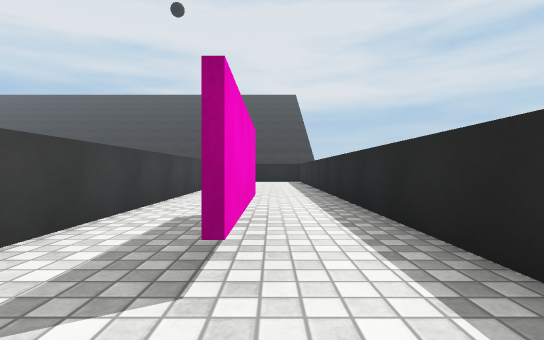
View 1 (above)

20 first-person views from a walk through a scene from a Unity 3-D project. The camera is 0.65 m above the floor, looks level and sees 85° across. The floor is counted in squares, 1 m on a side. Each view is taken from the middle of a square. On the plan, view 1 faces up. The plan holds only what a view shows up to about 9 squares ahead; the rest is blank. The place goes on beyond the plan. The player is left out. Surface patterns are stand-ins for the level's own textures.

View 2
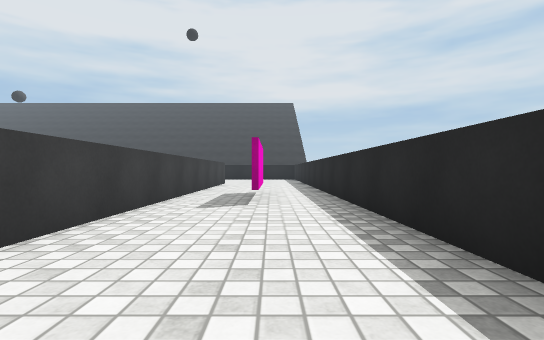

View 3
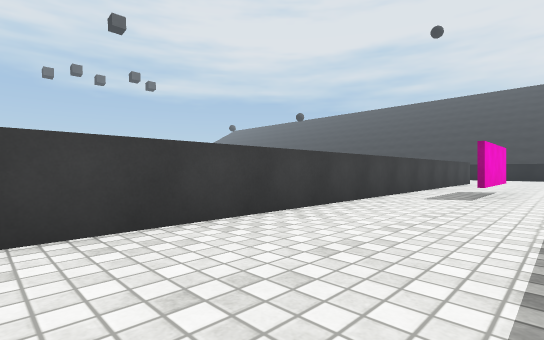

View 4
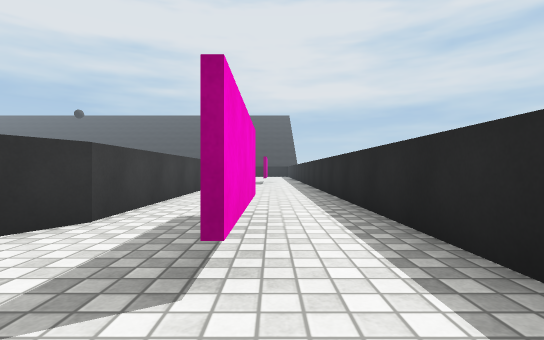

View 5
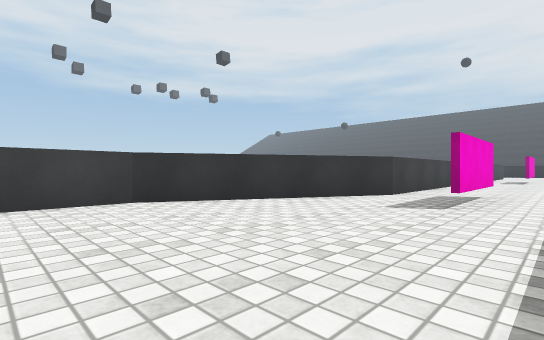

View 6
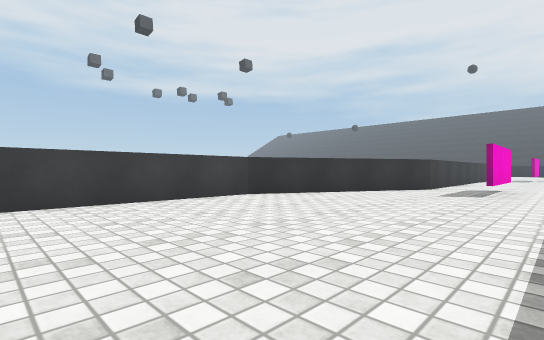

View 7
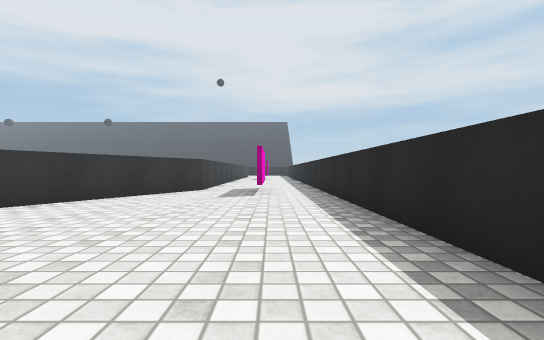

View 8
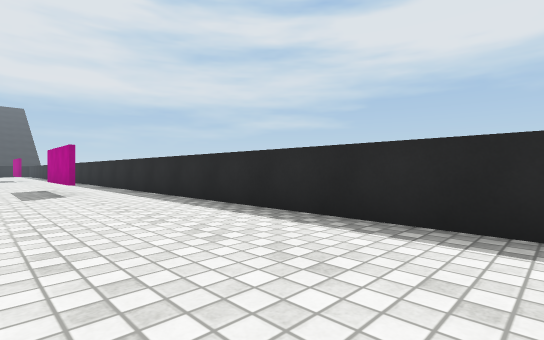

View 9
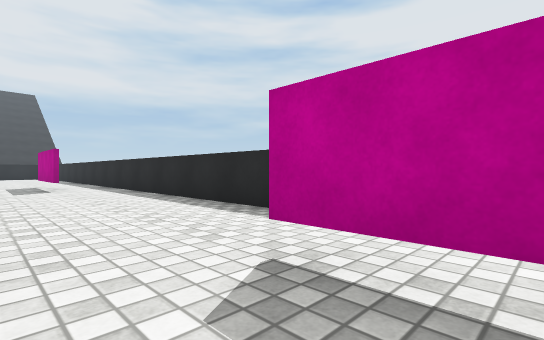

View 10
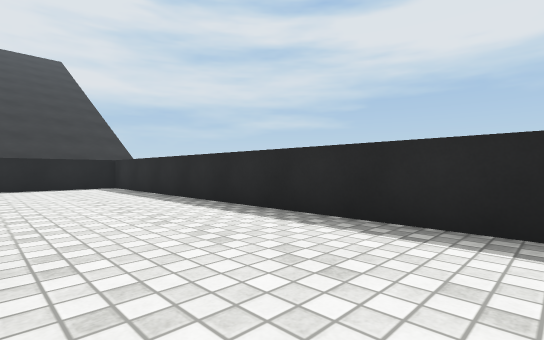

View 11
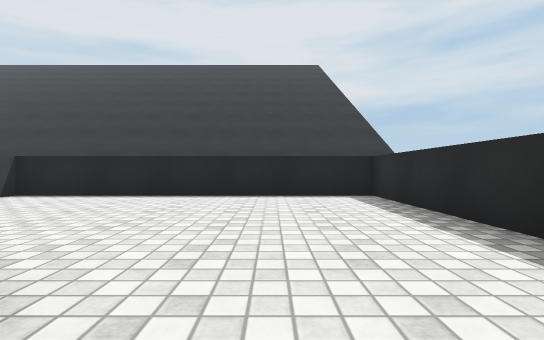

View 12
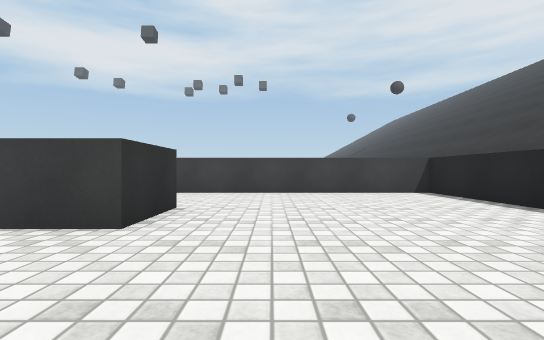

View 13
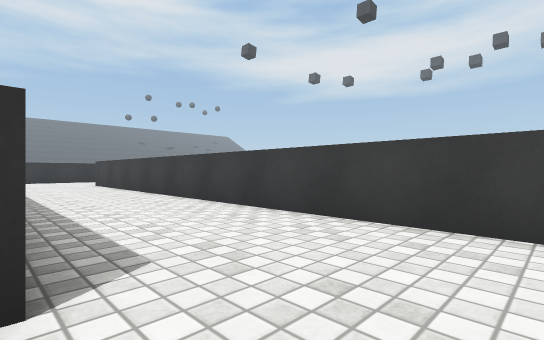

View 14
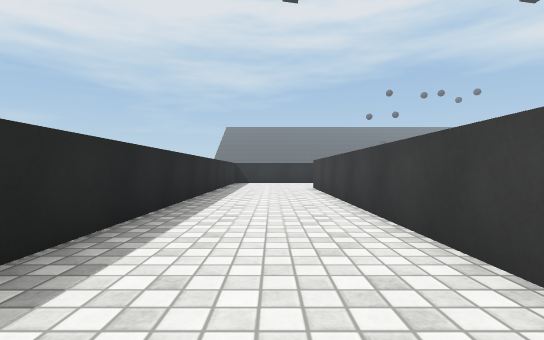

View 15
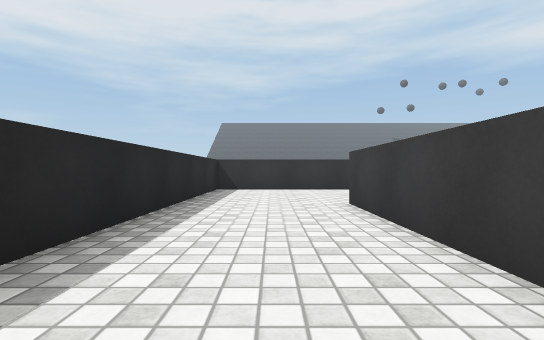

View 16
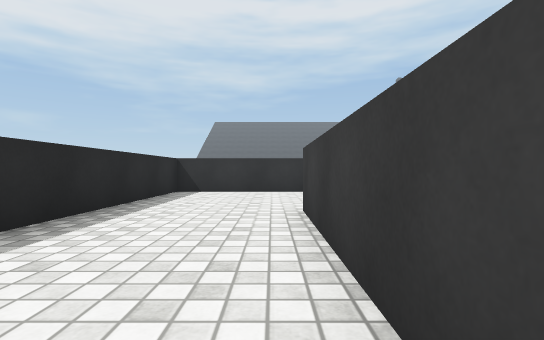

View 17
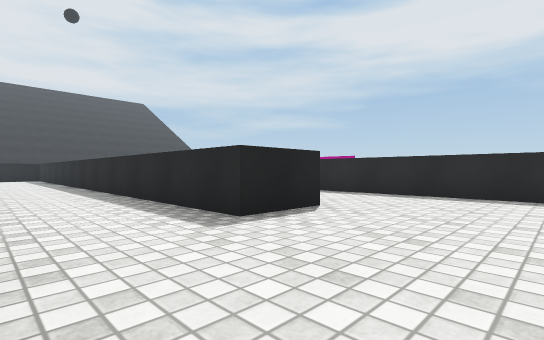

View 18
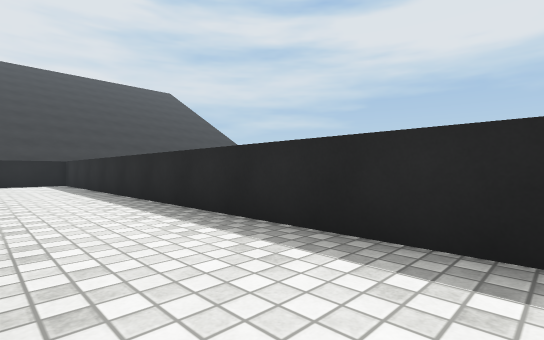

View 19
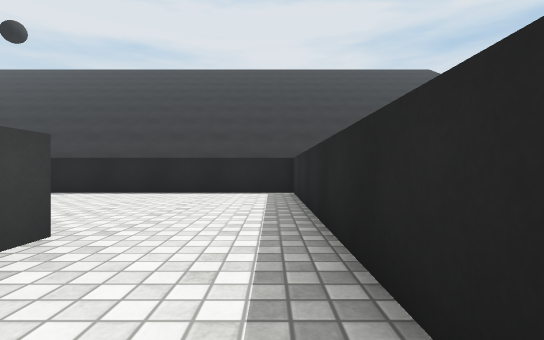

View 20
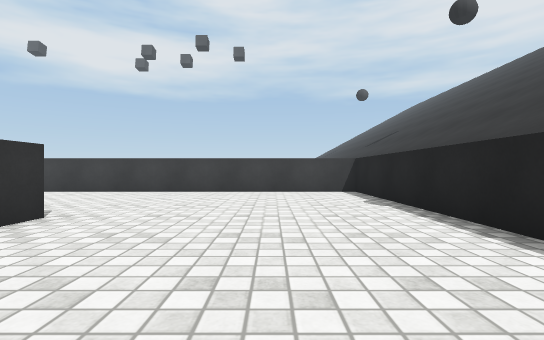

### Floor plan
Points are (right, up) in squares from view 1. A wall is a line through its corners. A room is listed if a view was taken in it or the views show most of it. See-through windows are left out.
Room 1 (views 1, 2, 3, 10)
walls: (-0.4, 1.6) (-0.4, 2.1); (1.6, -7.4) (1.6, 4.5); (-0.3, 4.8) (-0.3, 1.6); (-2.3, 5.6) (-2.3, -6.6)
ways out: opening at (-0.7, -7.7) to room 2; opening at (-0.7, 5.3) to room 3
Room 2 (views 4, 5, 6, 7, 8, 9)
walls: (-0.4, -10.5) (-0.4, -7.2); (1.6, -18.9) (1.6, -7.4); (-0.3, -7.4) (-0.3, -10.5); (-2.3, -6.6) (-2.3, -8.3) (-5.1, -13.8) (-5.1, -18.8)
ways out: opening at (-0.7, -7.7) to room 1
Room 3 (views 11, 12, 13, 14, 15, 16, 17, 18, 19, 20)
walls: (-4.2, 10.3) (-2.3, 10.3) (-2.3, 5.6); (-12.2, 11) (-12.2, 10.2); (-14.1, 10.9) (-13.4, 10.9); (1.6, 4.5) (1.6, 16.5) (-7.5, 16.5) (-7.5, -1.8) (-9.4, -1.8) (-9.4, 16.5) (-18.9, 16.5) (-18.9, 7.1); (-8, -5.9) (-4.2, -5.9) (-4.2, 7)
ways out: opening at (-0.7, 5.3) to room 1

Positions as (right, up) in squares from view 1, and headings:
1: (0, 0), facing up
2: (0, -4), facing up
3: (1, -6), facing up-left
4: (0, -12), facing up
5: (1, -16), facing up-left
6: (1, -19), facing up-left
7: (0, -18), facing up
8: (-2, -19), facing up-right
9: (-2, -9), facing up-right
10: (-2, 5), facing up-right
11: (-1, 9), facing up
12: (1, 12), facing left
13: (-4, 12), facing down-left
14: (-6, 9), facing down
15: (-6, 4), facing down
16: (-7, 3), facing down
17: (-12, -5), facing up-right
18: (-12, 2), facing up-right
19: (-10, 8), facing up
20: (-10, 14), facing left
